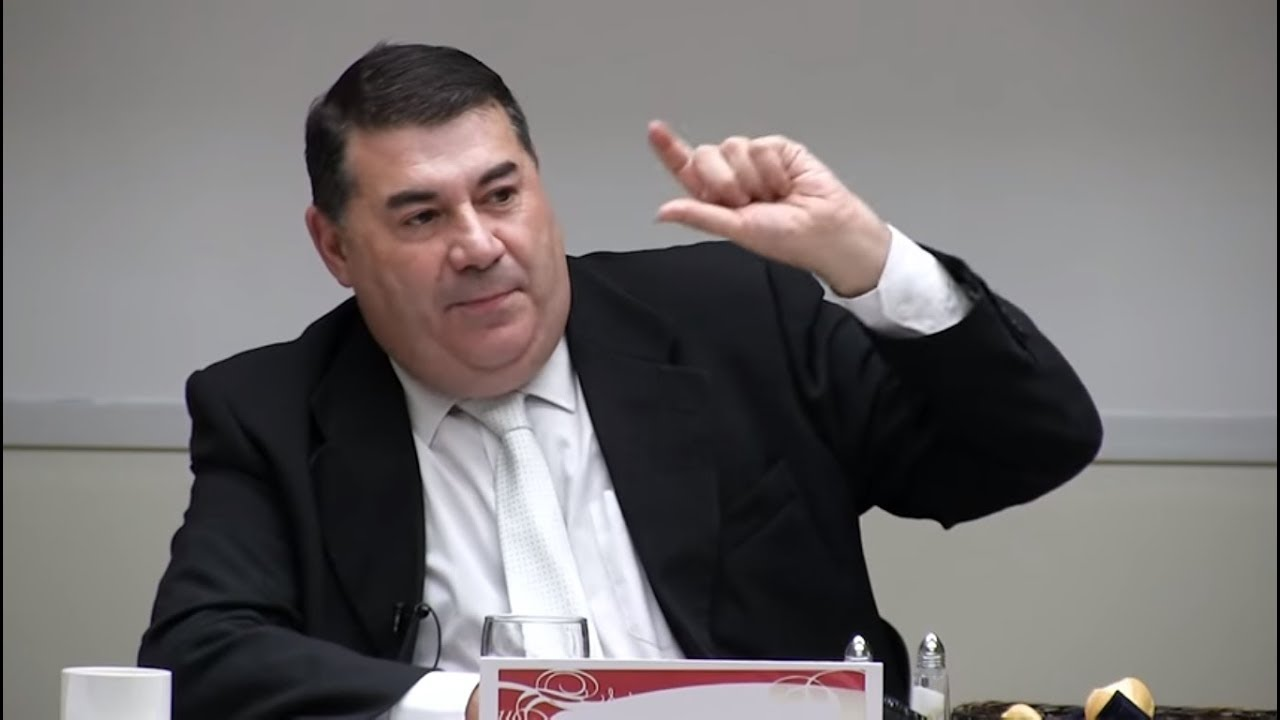
#> input picture books/en/conferencias_miguel_anxo_bastos_vol_i/quarto/cover_raw.png, 1280 x 720 px
$ python make_cover.py
#> lines starting #> are read from the running program, lines starting #| are printed output that depends on the picture
import os
try:
    from PIL import Image, ImageDraw, ImageFont
except ImportError:
    print("Pillow not installed")
    exit(1)

WIDTH = 1280
HEIGHT = 1920

# Create base canvas (dark teal)
base = Image.new('RGB', (WIDTH, HEIGHT), color='#0f2e3d')
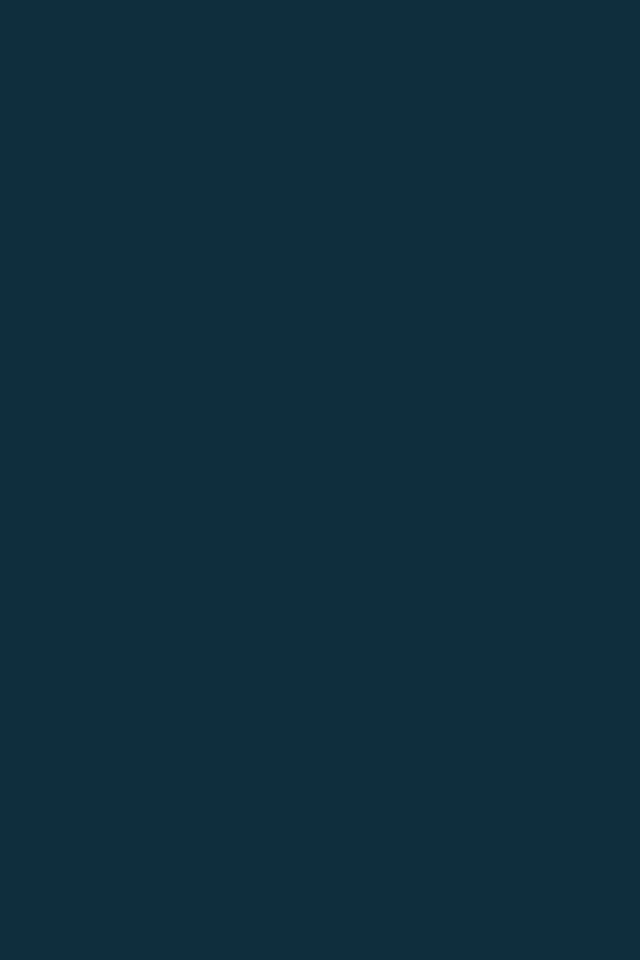
#> base: PIL image 1280x1920 RGB (shown at 1/2 size); mean R, G, B 15, 46, 61

# Open user image
try:
    user_img = Image.open('cover_raw.png')
#> user_img is the input picture: PIL image 1280x720 RGB; mean R, G, B 115.5, 111.3, 111.6
    aspect = user_img.width / user_img.height
#> aspect = 1.78
    new_w = WIDTH
    new_h = int(WIDTH / aspect)
#> new_h = 720
    user_img = user_img.resize((new_w, new_h), Image.Resampling.LANCZOS)

    paste_y = max(HEIGHT - new_h, 500)
#> paste_y = 1200
    base.paste(user_img, (0, paste_y))
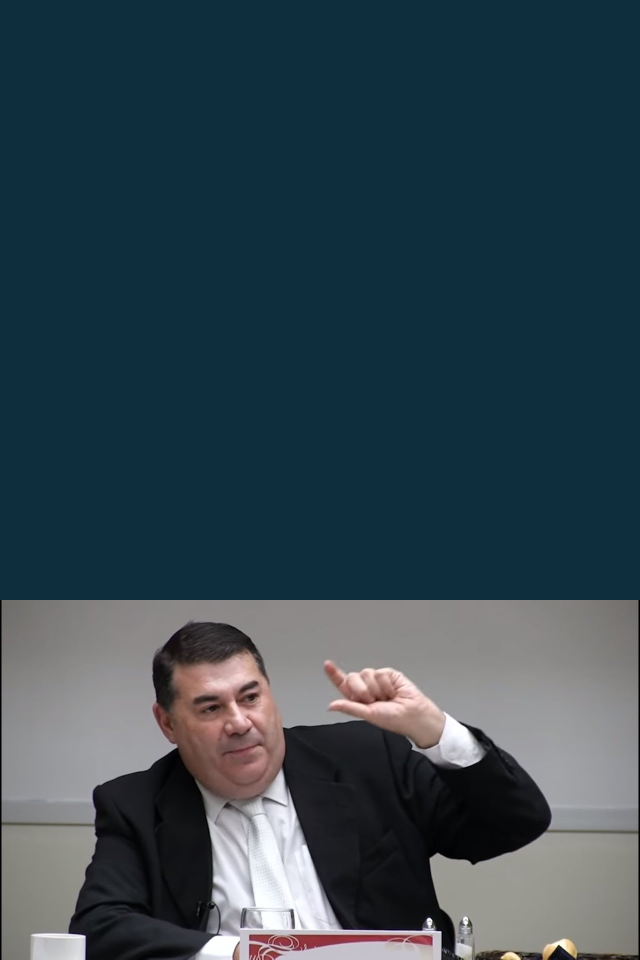
#> base: PIL image 1280x1920 RGB (shown at 1/2 size); mean R, G, B 52.7, 70.5, 80
except Exception as e:
    print(f"Error loading cover_raw.png: {e}")
    exit(1)

draw = ImageDraw.Draw(base)

try:
    font_large = ImageFont.truetype('/usr/share/fonts/truetype/liberation/LiberationSerif-Bold.ttf', 110)
    font_med = ImageFont.truetype('/usr/share/fonts/truetype/liberation/LiberationSerif-Bold.ttf', 95)
    font_small = ImageFont.truetype('/usr/share/fonts/truetype/liberation/LiberationSerif-Regular.ttf', 70)
except Exception:
    font_large = ImageFont.load_default()
    font_med = font_large
    font_small = font_large

def draw_centered_text(d, text, y, font, fill='#e1d094'):
    bbox = d.textbbox((0, 0), text, font=font)
    w = bbox[2] - bbox[0]
    x = (WIDTH - w) / 2
    d.text((x, y), text, font=font, fill=fill)

draw_centered_text(draw, "LECTURES BY", 120, font_med)
draw_centered_text(draw, "MIGUEL ANXO BASTOS", 240, font_large)
draw_centered_text(draw, "Volume I", 400, font_small)

# Add a gold line
draw.line([(WIDTH//2 - 200, 360), (WIDTH//2 + 200, 360)], fill='#e1d094', width=4)

base.save('cover.png')
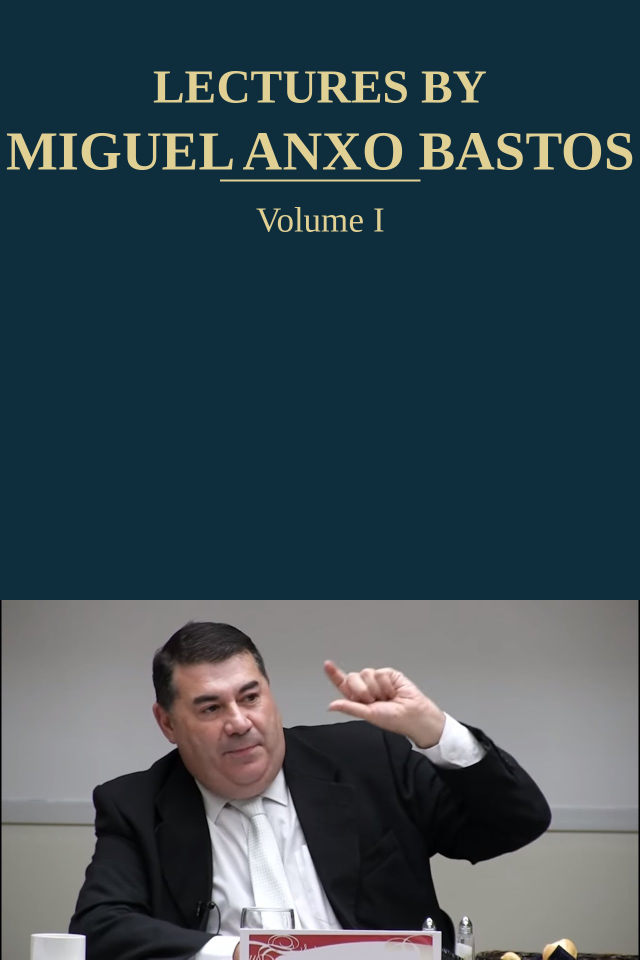
#> saved as cover.png: PIL image 1280x1920 RGB (shown at 1/2 size); mean R, G, B 57.3, 74.1, 81.9
print("Successfully created cover.png")
